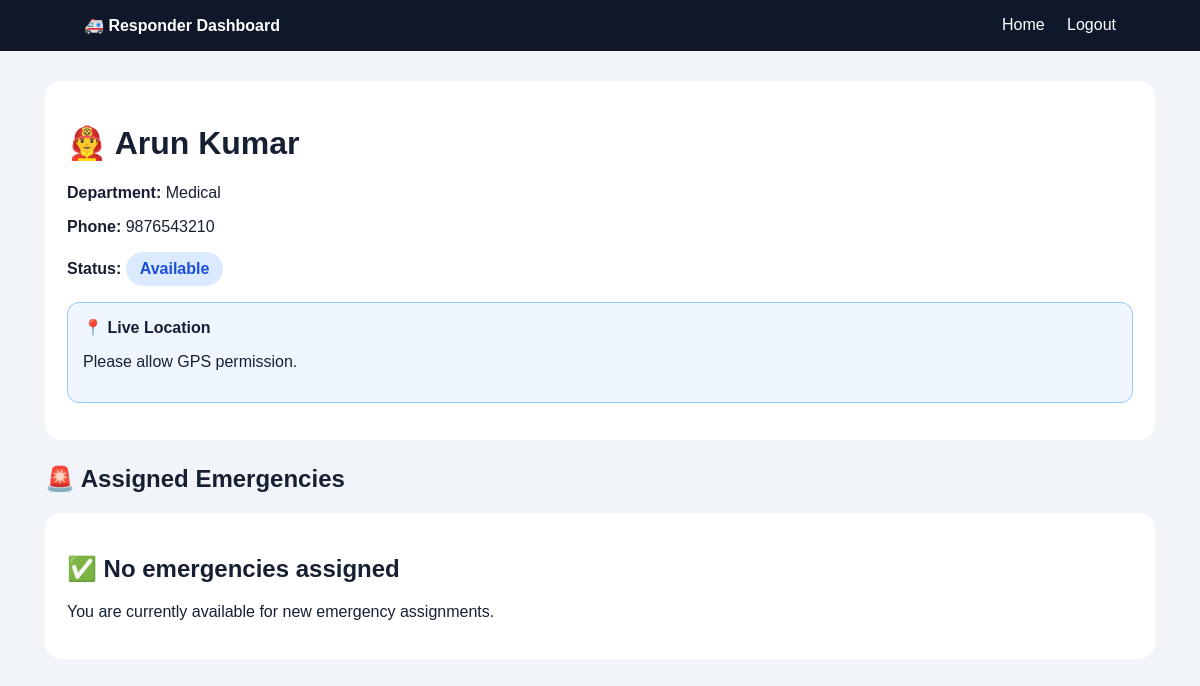
/responder/dashboard (signed in), run on the app's committed database.
### tables this page shows
CREATE TABLE responders (
            id INTEGER PRIMARY KEY AUTOINCREMENT,

            name TEXT NOT NULL,

            department TEXT NOT NULL,

            phone TEXT NOT NULL,

            status TEXT NOT NULL DEFAULT 'Available'
        , created_at TEXT, latitude REAL, longitude REAL, login_username TEXT, login_password TEXT, location_sharing INTEGER DEFAULT 0, last_location_at TEXT, "email" TEXT, "username" TEXT, "password" TEXT, "type" TEXT, "specialization" TEXT, "availability" TEXT DEFAULT 'Available');

### app.py (the view)
@app.route(
    "/responder/dashboard"
)
@responder_required
def responder_dashboard():
    responder_id = session.get(
        "responder_id"
    )
    conn = get_db()
    responder = conn.execute(
        """
        SELECT *
        FROM responders
        WHERE id = ?
        """,
        (
            responder_id,
        )
    ).fetchone()
    emergencies = conn.execute(
        """
        SELECT DISTINCT e.*
        FROM emergencies e
        LEFT JOIN emergency_responders er
            ON er.emergency_id = e.id
        WHERE
            e.responder_id = ?
            OR er.responder_id = ?
        ORDER BY e.id DESC
        """,
        (
            responder_id,
            responder_id
        )
    ).fetchall()
    conn.close()
    return render_template(
        "responder_dashboard.html",
        responder=responder,
        emergencies=emergencies
    )

### app.py (called while the page is built)
def get_db():
    conn = sqlite3.connect(
        DATABASE
    )
    conn.row_factory = sqlite3.Row
    return conn

def responder_required(function):
    @wraps(function)
    def wrapper(*args, **kwargs):
        if session.get("role") != "responder":
            return redirect(
                url_for("login")
            )
        return function(
            *args,
            **kwargs
        )
    return wrapper

### templates/responder_dashboard.html (shortened to what this page needs)
<!DOCTYPE html>
<html lang="en">
<head>
</head>
<body>
<nav>
<strong>🚑 Responder Dashboard</strong>
<div>
<a href="{{ url_for('home') }}">Home</a>
<a href="{{ url_for('logout') }}">Logout</a>
</div>
</nav>
<div class="container">
<div class="profile">
<h1>
👨‍🚒 {{ responder.name }}
</h1>
<p>
<strong>Department:</strong>
{{ responder.department }}
</p>
<p>
<strong>Phone:</strong>
{{ responder.phone }}
</p>
<p>
<strong>Status:</strong>
<span class="status">
{{ responder.status }}
</span>
</p>
<div class="location">
<strong>📍 Live Location</strong>
<p id="locationStatus">
</p>
</div>
</div>
<h2>🚨 Assigned Emergencies</h2>
{% if emergencies %}
{% for emergency in emergencies %}
<div class="emergency
{% if emergency.status in ['Assigned','Accepted','On the Way'] %}
active
{% endif %}
">
<h2>
🚨 Emergency #{{ emergency.id }}
</h2>
<p>
<span class="status">
{{ emergency.status }}
</span>
</p>
<div class="grid">
<div class="info">
<div class="label">
Emergency Type
</div>
<div class="value">
{{ emergency.emergency_type }}
</div>
</div>
<div class="info">
<div class="label">
Severity
</div>
<div class="value">
{{ emergency.severity }}
</div>
</div>
<div class="info">
<div class="label">
Reporter Name
</div>
<div class="value">
{{ emergency.name }}
</div>
</div>
<div class="info">
<div class="label">
Reporter Phone
</div>
<div class="value">
{{ emergency.phone }}
</div>
</div>
<div class="info">
<div class="label">
Location
</div>
<div class="value">
{{ emergency.address or emergency.location }}
</div>
</div>
<div class="info">
<div class="label">
Reported At
</div>
<div class="value">
{{ emergency.created_at }}
</div>
</div>
</div>
<p>
<strong>Description:</strong>
<br>
{{ emergency.description or "No description." }}
</p>
{% if emergency.latitude and emergency.longitude %}
<a class="btn map"
   target="_blank"
   href="https://www.google.com/maps/dir/?api=1&destination={{ emergency.latitude }},{{ emergency.longitude }}">
📍 Navigate to Emergency
</a>
{% endif %}
{% if emergency.phone %}
<a class="btn accept"
   href="tel:{{ emergency.phone }}">
📞 Call Reporter
</a>
{% endif %}
<form method="POST"
      action="{{ url_for('responder_status', emergency_id=emergency.id) }}">
<label>
Update Emergency Status
</label>
<select name="status">
<option value="Accepted"
{% if emergency.status == "Accepted" %}selected{% endif %}>
Accepted
</option>
<option value="On the Way"
{% if emergency.status == "On the Way" %}selected{% endif %}>
On the Way
</option>
<option value="Reached"
{% if emergency.status == "Reached" %}selected{% endif %}>
Reached
</option>
<option value="Completed"
{% if emergency.status == "Completed" %}selected{% endif %}>
Completed
</option>
</select>
<textarea name="note"
placeholder="Optional note..."></textarea>
<button type="submit">
Update Status
</button>
</form>
</div>
{% endfor %}
{% else %}
<div class="profile">
<h2>✅ No emergencies assigned</h2>
<p>
You are currently available for new emergency assignments.
</p>
</div>
{% endif %}
</div>
</body>
</html>

### templates/responder_dashboard.html (style rules this page uses)
* { box-sizing: border-box; }
body { margin: 0; font-family: Arial, sans-serif; background: #f1f5f9; color: #172033; }
nav { background: #0f172a; color: white; padding: 16px 7%; display: flex; justify-content: space-between; }
nav a { color: white; text-decoration: none; margin-left: 18px; }
.container { max-width: 1150px; margin: 30px auto; padding: 0 20px; }
.profile { background: white; padding: 22px; border-radius: 16px; margin-bottom: 25px; }
.status { display: inline-block; background: #dbeafe; color: #1d4ed8; padding: 8px 14px; border-radius: 20px; font-weight: bold; }
.location { background: #eff6ff; border: 1px solid #93c5fd; padding: 15px; border-radius: 12px; margin: 15px 0; }

### data on the page
responders: name "Arun Kumar", department "Medical", phone "9876543210", status "Available"
